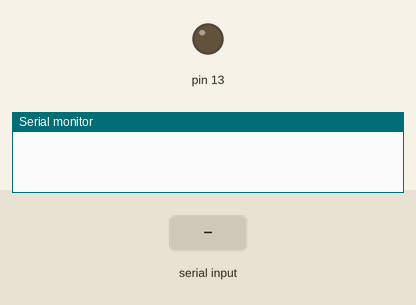
A sketch run on a simulated Arduino Uno, built with avr-gcc and run on an emulated ATmega328P. Parts: output pins drawn as LEDs (lit = HIGH), the last lines printed to the serial monitor. The inputs (shaded band) are chosen by the test bench.

Above: at 1.2 s.
1.3 s: "1" received over Serial
At 1.8 s:
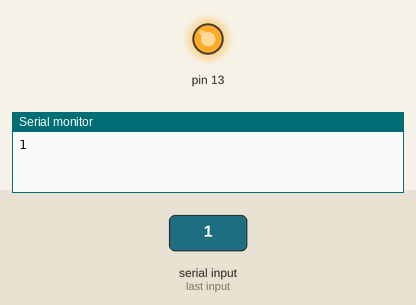
2.8 s: "2" received over Serial
At 4.1 s:
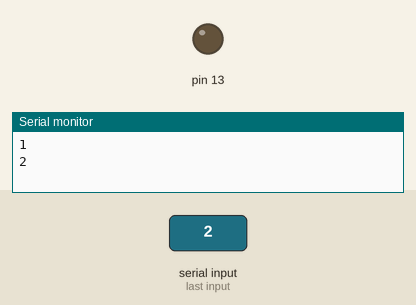
Timing chart, 0 to 5.8 s (numbered marks = the images above; inputs shaded):
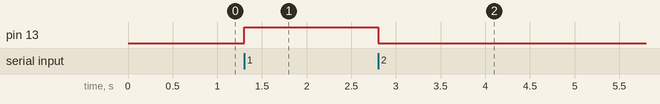

Measured:
- after the input at 1.3 s, pin 13: LOW → HIGH at once
- after the input at 2.8 s, pin 13: HIGH → LOW at once

The sketch:

sketch_mar16a.ino
```cpp
void setup() {
  // put your setup code here, to run once:
Serial.begin(9600);
pinMode(13,OUTPUT);
}

void loop() {
  // put your main code here, to run repeatedly:
  while(Serial.available()) {

    char inchar = (char)Serial.read();

    switch(inchar) {
      case '1':
        digitalWrite(13, HIGH);
        break;

        case '2':
          digitalWrite(13,LOW);
          break;
      }
    Serial.println(inchar);
    }
}
```
